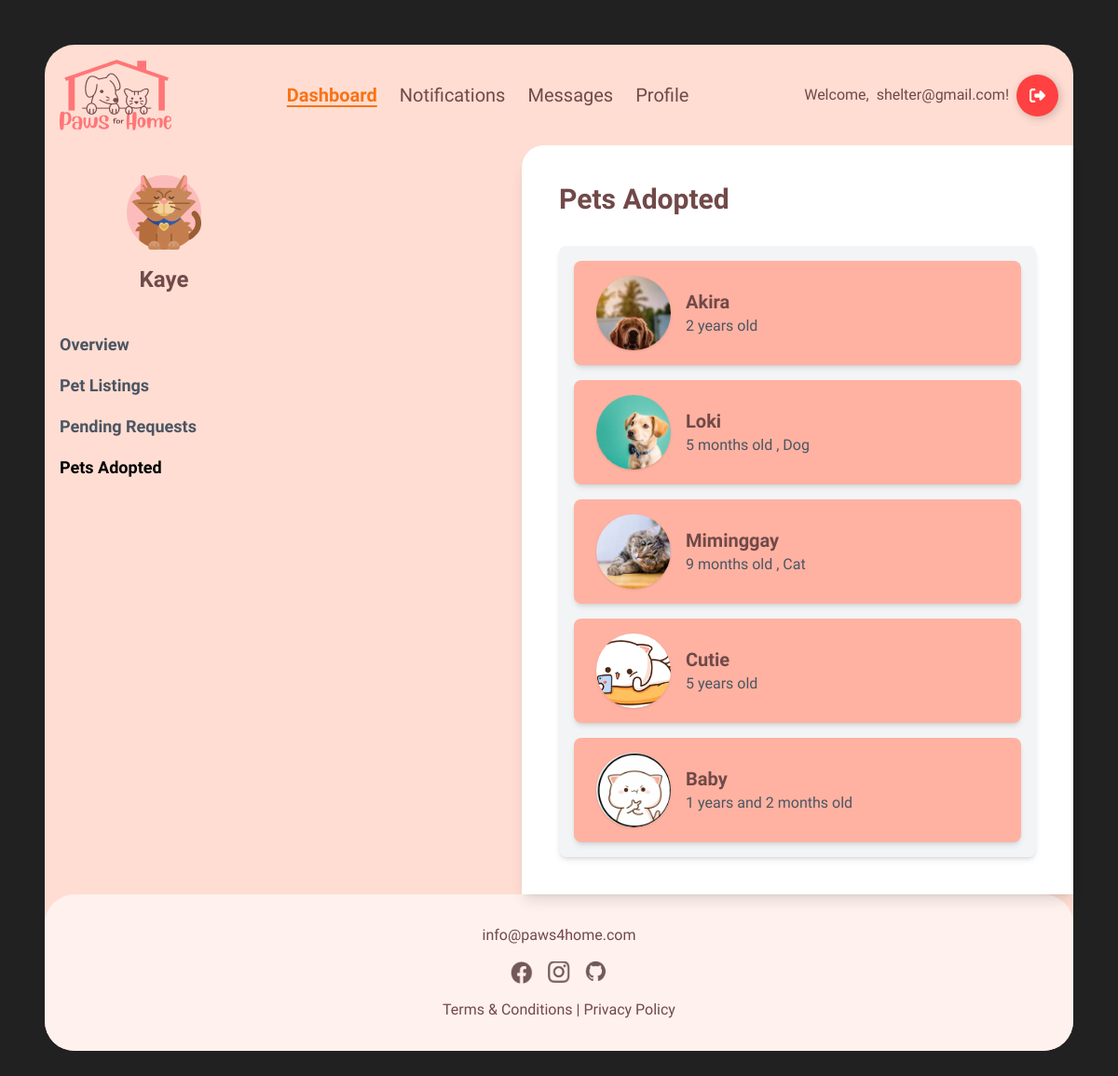
Before: /petsadopted/ (signed in) with the older database file.
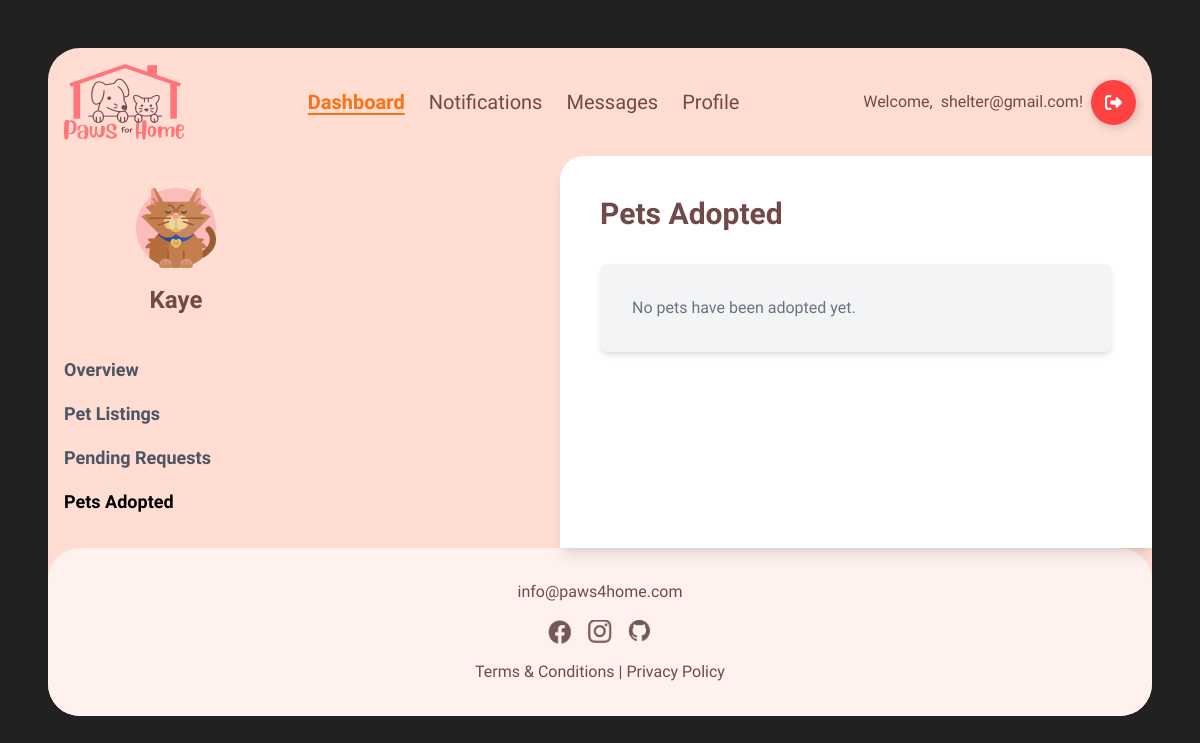
After: the same page with the newer database file.
### pets/models.py (models this page shows, shortened)
class Pet(models.Model):
    STATUS_CHOICES = [
        (1, 'Available'),
        (2, 'Adopted'),
    ]
    TYPE_CHOICES = [
    ('Dog', 'Dog'),
    ('Cat', 'Cat'),
    ('Bird', 'Bird'),
    ('Fish', 'Fish'),
    ('Rabbit', 'Rabbit'),
    ('Hamster', 'Hamster'),
    ('Guinea Pig', 'Guinea Pig'),
    ('Frog', 'Frog'),
    ('Ferret', 'Ferret'),
    ('Chinchilla', 'Chinchilla'),
    ('Hedgehog', 'Hedgehog'),
    ('Mouse', 'Mouse'),
    ('Rat', 'Rat'),
    ('Turtle', 'Turtle'),
    ('Snake', 'Snake'),
    ('Lizard', 'Lizard'),
    ('Parrot', 'Parrot'),
    ('Canary', 'Canary'),
    ('Budgerigar', 'Budgerigar'),
    ('Cockatoo', 'Cockatoo'),
    ('Macaw', 'Macaw'),
    ('Lovebird', 'Lovebird'),
    ('Quail', 'Quail'),
    ('Duck', 'Duck'),
    ('Chicken', 'Chicken'),
    ('Goat', 'Goat'),
    ('Pig', 'Pig'),
    ('Spider', 'Spider'),
    ('Tarantula', 'Tarantula'),
    ('Other', 'Other'),
    ]
    name = models.CharField(max_length=100)
    image = models.ImageField(upload_to='pets/', default='pets/default_pet.jpg')
    type = models.CharField(max_length=100)
    type = models.CharField(choices=TYPE_CHOICES, max_length=20, default='other')
    age_years = models.IntegerField(default=0)
    age_months = models.IntegerField(default=0)
    description = models.TextField()
    location = models.CharField(max_length=300, blank=True, null=True)
    breed = models.CharField(max_length=50, blank=True, null=True)
    adoption_fee = models.IntegerField(default=0)
    status = models.IntegerField(choices=STATUS_CHOICES, default=1)
    created_at = models.DateTimeField(auto_now_add=True)
    owner = models.ForeignKey(settings.AUTH_USER_MODEL, on_delete=models.CASCADE, null=True)
    is_deleted = models.BooleanField(default=False)

### pets/views.py (the view)
# urls.py: path('petsadopted/',petsadopted, name='petsadopted'),
@login_required
def petsadopted(request):
    pets = Pet.objects.filter(owner=request.user, status=2) #dapat mu check sa adoption history since ang owner is ang new adopter
    return render(request, 'shelterdashboard/petsadopted.html', {'pets': pets})

### main/templates/shelterdashboard/petsadopted.html (shortened to what the changed rows need)
{% extends "base.html" %}
{% block content %}
{% load static %}
  <div class="flex flex-grow">
    <aside class="bg-[#FFDDD2] w-64 py-8 px-4 flex flex-col ">
      <h1 class="text-2xl font-bold text-center mt-4">{{ request.user.first_name }}</h1>
    </aside>
    <main class="flex-grow bg-white ml-64 p-10 rounded-tl-3xl shadow-lg max-w-[90%] xl:max-w-[85%] mx-auto">
      <div class="bg-gray-100 rounded-lg shadow-md overflow-hidden p-4">
        <ul class="space-y-4">
          {% for pet in pets %}
            <li class="bg-[#FFB2A1] rounded-lg px-6 py-4 flex items-center justify-between shadow-md">
              <div class="flex items-center space-x-4">
                <img src="{{ pet.image.url }}" alt="{{ pet.name }}" class="h-20 w-20 object-cover rounded-full shadow">
                <div>
                  <h4 class="text-xl font-bold">{{ pet.name }}</h4>
                  <p class="text-gray-600">
                    {% if pet.age_years > 0 %}
                        {{ pet.age_years }} years{% if pet.age_months > 0 %} and {{ pet.age_months }} months{% endif %} old
                    {% else %}
                        {{ pet.age_months }} months old , {{ pet.type }}
                    {% endif %}
                  </p>
                </div>
              </div>
            </li>
          {% empty %}
            <p class="text-gray-500 p-4">No pets have been adopted yet.</p>
          {% endfor %}
        </ul>
      </div>
    </main>
  </div>
{% endblock %}

Changed rows visible on the page:
removed Pet: image (picture), name "Akira", age_years "2"
removed Pet: image (picture), name "Loki", age_months "5", type "Dog"
removed Pet: image (picture), name "Miminggay", age_months "9", type "Cat"
removed Pet: image (picture), name "Cutie", age_years "5"
removed Pet: image (picture), name "Baby", age_years "1", age_months "2"
Other visible differences:
text now shown: "No pets have been adopted yet."
